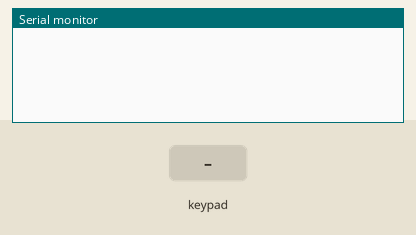
A sketch run on a simulated Arduino Uno, built with avr-gcc and run on an emulated ATmega328P. Shown: the last lines printed to the serial monitor. The test bench sets the inputs (shaded band).

Above: at 1.2 s.
1.3 s: key 'D' pressed
At 2.5 s:
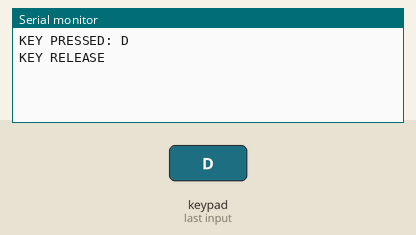
3.0 s: keypad keys 1 2 pressed 0.4 s apart
At 3.18 s:
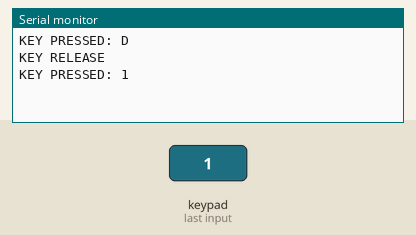
5.3 s: key '#' pressed
At 5.48 s:
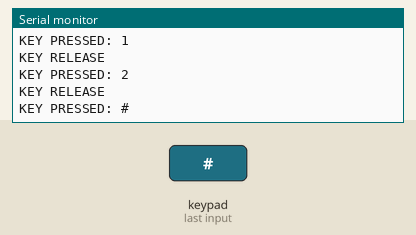
6.8 s: keypad keys 1 2 * pressed 0.4 s apart
At 7.78 s:
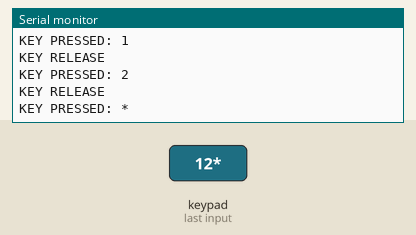
9.5 s: key 'C' pressed
At 9.68 s:
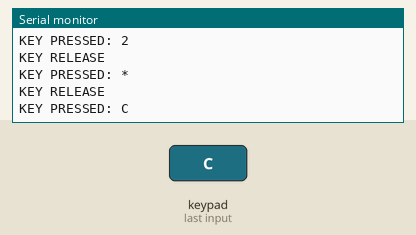
11.0 s: keypad keys 1 2 A pressed 0.4 s apart
At 11.98 s:
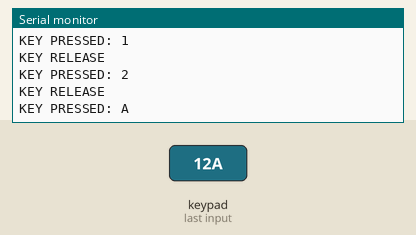

Measured:
- after the input at 1.3 s, the serial monitor: prints a new line after 0.05 s (image 1)
- after the input at 3.0 s, the serial monitor: prints a new line after 0.05 s (image 2)
- after the input at 5.3 s, the serial monitor: prints a new line after 0.05 s (image 3)
- after the input at 6.8 s, the serial monitor: prints a new line after 0.05 s (image 4)
- after the input at 9.5 s, the serial monitor: prints a new line after 0.05 s (image 5)
- after the input at 11.0 s, the serial monitor: prints a new line after 0.05 s (image 6)

The sketch:

keypad_handler_dev2-experimental.ino
```cpp
#include "Wire.h"
#include "I2CKeyPad.h"

const uint8_t KEYPAD_ADDRESS = 0x20;
I2CKeyPad keyPad(KEYPAD_ADDRESS);
char keymap[19] = "D#0*C987B654A321INF";  //  N = NoKey, F = Fail


typedef struct _KeypadState{
  bool pressed;
  char key;
  char ch;
  unsigned long press_time;

  char _last_key;
} KeypadState;

bool begin_keypad(I2CKeyPad& keypad, char * keymap, const uint8_t address = 0x20){
  if(!keyPad.begin()){
    return false;
  }

  keyPad.loadKeyMap(keymap);
  return true;
}

void init_keypad_state(KeypadState& state){
  bool pressed = false;
  char key = -1;
  char ch = '\0';
  state.press_time = 0;

  state._last_key = -1;
}

void get_keypad_state(I2CKeyPad& keypad, KeypadState& state){

}

void setup() {
  Serial.begin(115200);
  Serial.println();

  Wire.begin();
  Wire.setClock(400000);

  // if (keyPad.begin() == false)
  // {
  //   // error_tone();
  //   while (1);
  // }

  // keyPad.loadKeyMap(keymap);

  // keyPad.loadKeyMap(keymap);
  if(!begin_keypad(keyPad, keymap)){
    Serial.println("Failed to begin keypad");
  }
}

// long unsigned int key_press_time = 0;
// long unsigned int key_release_time = 0;

int last_key = -1;
bool in_keypress = false;
char ch;

#define MIN_KEYPRESS_TIME 50

// key press states
#define STATE_IDLE 0
#define STATE_MAYBE_KEY_PRESS 1
#define STATE_LEGIT_KEY_PRESS 2
#define STATE_CONTINUED_KEY_PRESS 3
#define STATE_MAYBE_KEY_RELEASE 4
#define STATE_LEGIT_KEY_RELEASE 5
#define STATE_CONTINUED_KEY_RELEASE 0
int key_press_state = STATE_IDLE;
unsigned long key_press_time = 0;
char pressed_key = -1;

void loop()
{
  bool key_pressed = keyPad.isPressed();

  switch(key_press_state){
    case STATE_IDLE:

      // if key pressed, and it is found to be a real key, start a new key press legitimacy check
      if(key_pressed and keyPad.getKey() != I2C_KEYPAD_NOKEY){
        key_press_state = STATE_MAYBE_KEY_PRESS;
        key_press_time = millis();
        // Serial.println("maybe key press");
      }
      // otherwise, continue waiting for a key press
      break;

    case STATE_MAYBE_KEY_PRESS:

      // if key pressed, check the time
      if(key_pressed){
        // if key has been pressed for long enough consider it legit
        if(key_press_time + MIN_KEYPRESS_TIME <= millis()){
          key_press_state = STATE_LEGIT_KEY_PRESS;
          // Serial.println("legit key press");
        }

        // otherwise, continue waiting
      }
      // if key not pressed, it wasn't a legit key press
      else {
          key_press_state = STATE_IDLE;
          Serial.println("unreal key press");
      }

      break;

    case STATE_LEGIT_KEY_PRESS:

      // maybe this block should be left out?
      // if key released, start a new key release legitimacy check
      // if(!key_pressed){
      //   key_press_state = STATE_MAYBE_KEY_RELEASE;
      //   key_press_time = millis();
      // }

      // otherwise, act on the key press and continue with a legit key press
      pressed_key = keyPad.getLastKey();
      ch = keyPad.getLastChar();
      Serial.print("KEY PRESSED: ");
      Serial.println(ch);
      key_press_state = STATE_CONTINUED_KEY_PRESS;

      break;

    case STATE_CONTINUED_KEY_PRESS:

      // if key released, start a new key release legitimacy check
      if(!key_pressed){
        key_press_state = STATE_MAYBE_KEY_RELEASE;
        key_press_time = millis();
        // Serial.println("maybe key release");
      }

      break;

    case STATE_MAYBE_KEY_RELEASE:

      // if key released, check the time
      if(!key_pressed){
        // if key has been released for long enough consider it legit
        if(key_press_time + MIN_KEYPRESS_TIME <= millis()){
          key_press_state = STATE_LEGIT_KEY_RELEASE;
          // Serial.println("legit key release");
        }

        // otherwise, continue waiting
      }
      // if key not released, it wasn't a legit key release
      else {
          key_press_state = STATE_CONTINUED_KEY_PRESS;
          Serial.println("unreal key release");
      }

      break;

    case STATE_LEGIT_KEY_RELEASE:

      // maybe this block should be left out?
      // if key released, start a new key release legitimacy check
      // if(!key_pressed){
      //   key_press_state = STATE_MAYBE_KEY_RELEASE;
      //   key_press_time = millis();
      // }

      // otherwise, act on the key release and continue with a legit key relase (idle)
      pressed_key = I2C_KEYPAD_NOKEY;
      Serial.println("KEY RELEASE");
      key_press_state = STATE_IDLE;

      break;


  }


  // if (keyPad.isPressed())
  // {
  //   int key = keyPad.getKey();

  //   // this is the key value sometimes immediately on releasing the key
  //   if(key == I2C_KEYPAD_NOKEY){
  //     // Serial.print("x");
  //     // in_keypress = false;
  //     // last_key = -1;
  //     return;
  //   }

  //   // key_press_time = millis();
  //   // Serial.println(key);

  //   // if(key_release_time != 0L && millis() < key_release_time + MIN_KEYPRESS_TIME){
  //   //   // key released prematurely and re-pressed
  //   // }

  //   if(key != last_key){
  //     last_key = key;

  //   // if(!in_keypress){
  //     key_press_time = millis();
  //     in_keypress = true;

  //     ch = keyPad.getLastChar();     //  note we want the translated char

  //     // Serial.print(key);
  //     // Serial.print(" ");
  //     Serial.println(ch);
  //     // delay(100);

  //   } else {
  //     if(!keyPad.isPressed()){
  //       // last_key = -1;
  //       Serial.print(".");
  //     }
  //   }
  // }
  // else{
  //   if(last_key != -1){
  //     last_key = -1;
  //   // if(in_keypress){
  //   //   in_keypress = false;

  //     // key_release_time = millis();

  //     if(millis() < key_press_time + MIN_KEYPRESS_TIME){
  //       Serial.println("Keypress too short");
  //       return;
  //     }

  //     Serial.println("Keypress Accepted");
  //   }
  // }

}
```
